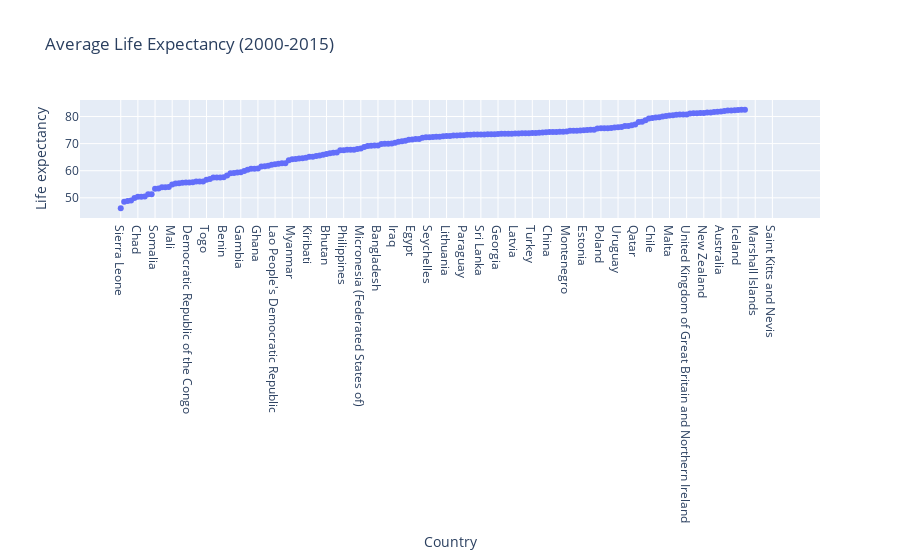

Notebook source saved alongside this figure:
### Code cell
# load dataset
df = pd.read_csv('Datasets/life_expectancy_data.csv')

# Let's look at the data from 2000-2015
filtered_df = df[(df['Year'] >= 2000) & (df['Year'] <= 2015)]

# Calculate the average life expectancy for each country
grouped_df = filtered_df.groupby('Country')['Life expectancy '].mean().sort_values()

# Print the average life expectancy to the screen
print(grouped_df)

# Load average life expectancy into a data frame
data = grouped_df.reset_index()
data.columns = ['Country', 'Life expectancy']

# Create scatter graph
fig = px.scatter(data, x='Country', y='Life expectancy', title='Average Life Expectancy (2000-2015)')
fig.show()

### Figure 1 — Plotly figure (JSON) as saved in the notebook; plotly's stock layout.template omitted (floating-point values rounded to 4 significant figures; data arrays with more than 128 entries replaced by an {"elided": "..."} marker saying what was removed)
{"data": [{"hovertemplate": "Country=%{x}<br>Life expectancy=%{y}<extra></extra>", "legendgroup": "", "marker": {"color": "#636efa", "symbol": "circle"}, "mode": "markers", "name": "", "orientation": "v", "showlegend": false, "type": "scatter", "x": {"elided": "193 str values"}, "xaxis": "x", "y": {"elided": "193 float values"}, "yaxis": "y"}], "layout": {"legend": {"tracegroupgap": 0}, "title": {"text": "Average Life Expectancy (2000-2015)"}, "xaxis": {"anchor": "y", "domain": [0, 1], "title": {"text": "Country"}}, "yaxis": {"anchor": "x", "domain": [0, 1], "title": {"text": "Life expectancy"}}}}
